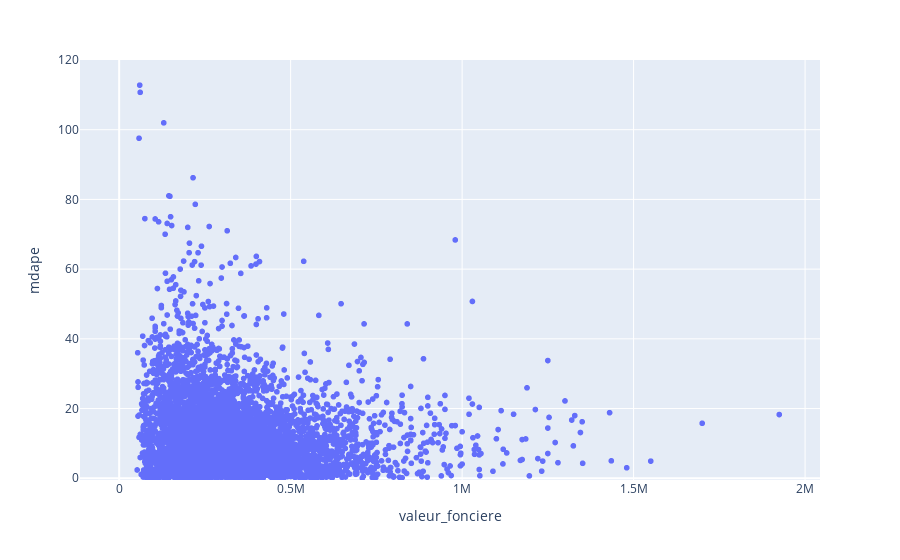

Notebook code cell kept with this figure:
### Code cell
fig = px.scatter(X_test, x = 'valeur_fonciere', y = 'mdape')
fig.update_layout(yaxis_range=[-0.5, 120])
fig.show()

### Figure 1 — Plotly figure (JSON) as saved in the notebook; plotly's stock layout.template omitted (floating-point values rounded to 4 significant figures; data arrays with more than 128 entries replaced by an {"elided": "..."} marker saying what was removed)
{"data": [{"hovertemplate": "valeur_fonciere=%{x}<br>mdape=%{y}<extra></extra>", "legendgroup": "", "marker": {"color": "#636efa", "symbol": "circle"}, "mode": "markers", "name": "", "showlegend": false, "type": "scattergl", "x": {"elided": "6168 float values"}, "xaxis": "x", "y": {"elided": "6168 float values"}, "yaxis": "y"}], "layout": {"legend": {"tracegroupgap": 0}, "margin": {"t": 60}, "xaxis": {"anchor": "y", "domain": [0, 1], "title": {"text": "valeur_fonciere"}}, "yaxis": {"anchor": "x", "domain": [0, 1], "range": [-0.5, 120], "title": {"text": "mdape"}}}}
